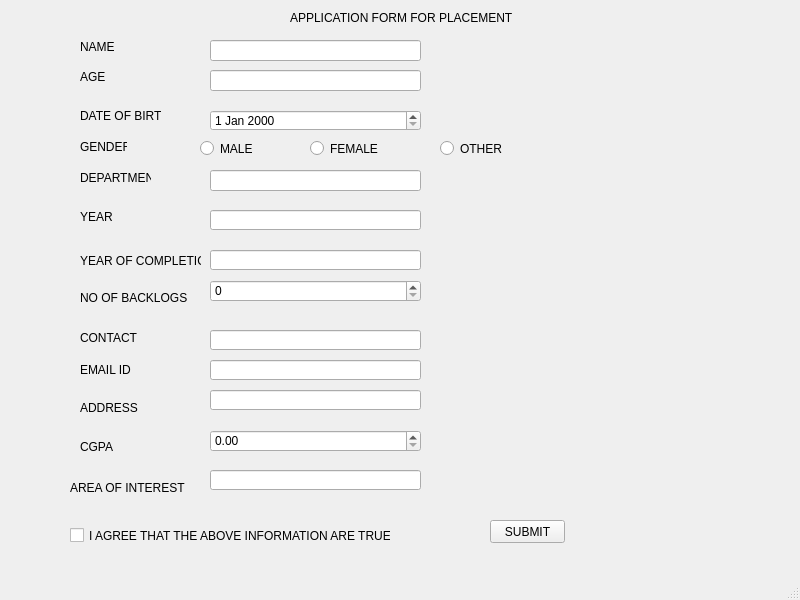
<?xml version="1.0" encoding="UTF-8"?>
<ui version="4.0">
 <class>MainWindow</class>
 <widget class="QMainWindow" name="MainWindow">
  <property name="geometry">
   <rect>
    <x>0</x>
    <y>0</y>
    <width>800</width>
    <height>600</height>
   </rect>
  </property>
  <property name="windowTitle">
   <string>MainWindow</string>
  </property>
  <widget class="QWidget" name="centralwidget">
   <widget class="QLabel" name="label">
    <property name="geometry">
     <rect>
      <x>80</x>
      <y>40</y>
      <width>47</width>
      <height>13</height>
     </rect>
    </property>
    <property name="text">
     <string>NAME</string>
    </property>
   </widget>
   <widget class="QLineEdit" name="lineEdit">
    <property name="geometry">
     <rect>
      <x>210</x>
      <y>40</y>
      <width>211</width>
      <height>21</height>
     </rect>
    </property>
   </widget>
   <widget class="QLabel" name="label_2">
    <property name="geometry">
     <rect>
      <x>80</x>
      <y>70</y>
      <width>47</width>
      <height>13</height>
     </rect>
    </property>
    <property name="text">
     <string>AGE</string>
    </property>
   </widget>
   <widget class="QLineEdit" name="lineEdit_2">
    <property name="geometry">
     <rect>
      <x>210</x>
      <y>70</y>
      <width>211</width>
      <height>21</height>
     </rect>
    </property>
   </widget>
   <widget class="QLabel" name="label_3">
    <property name="geometry">
     <rect>
      <x>80</x>
      <y>100</y>
      <width>81</width>
      <height>31</height>
     </rect>
    </property>
    <property name="text">
     <string>DATE OF BIRTH</string>
    </property>
   </widget>
   <widget class="QDateEdit" name="dateEdit">
    <property name="geometry">
     <rect>
      <x>210</x>
      <y>110</y>
      <width>211</width>
      <height>21</height>
     </rect>
    </property>
   </widget>
   <widget class="QLabel" name="label_4">
    <property name="geometry">
     <rect>
      <x>80</x>
      <y>140</y>
      <width>47</width>
      <height>13</height>
     </rect>
    </property>
    <property name="text">
     <string>GENDER</string>
    </property>
   </widget>
   <widget class="QRadioButton" name="radioButton">
    <property name="geometry">
     <rect>
      <x>200</x>
      <y>140</y>
      <width>82</width>
      <height>17</height>
     </rect>
    </property>
    <property name="text">
     <string>MALE</string>
    </property>
   </widget>
   <widget class="QRadioButton" name="radioButton_2">
    <property name="geometry">
     <rect>
      <x>310</x>
      <y>140</y>
      <width>82</width>
      <height>17</height>
     </rect>
    </property>
    <property name="text">
     <string>FEMALE</string>
    </property>
   </widget>
   <widget class="QRadioButton" name="radioButton_3">
    <property name="geometry">
     <rect>
      <x>440</x>
      <y>140</y>
      <width>82</width>
      <height>17</height>
     </rect>
    </property>
    <property name="text">
     <string>OTHER</string>
    </property>
   </widget>
   <widget class="QLabel" name="label_5">
    <property name="geometry">
     <rect>
      <x>80</x>
      <y>170</y>
      <width>71</width>
      <height>16</height>
     </rect>
    </property>
    <property name="text">
     <string>DEPARTMENT</string>
    </property>
   </widget>
   <widget class="QLineEdit" name="lineEdit_3">
    <property name="geometry">
     <rect>
      <x>210</x>
      <y>170</y>
      <width>211</width>
      <height>21</height>
     </rect>
    </property>
   </widget>
   <widget class="QLabel" name="label_6">
    <property name="geometry">
     <rect>
      <x>80</x>
      <y>210</y>
      <width>47</width>
      <height>13</height>
     </rect>
    </property>
    <property name="text">
     <string>YEAR</string>
    </property>
   </widget>
   <widget class="QLabel" name="label_7">
    <property name="geometry">
     <rect>
      <x>220</x>
      <y>210</y>
      <width>191</width>
      <height>16</height>
     </rect>
    </property>
    <property name="text">
     <string/>
    </property>
   </widget>
   <widget class="QLineEdit" name="lineEdit_4">
    <property name="geometry">
     <rect>
      <x>210</x>
      <y>210</y>
      <width>211</width>
      <height>20</height>
     </rect>
    </property>
   </widget>
   <widget class="QLabel" name="label_8">
    <property name="geometry">
     <rect>
      <x>80</x>
      <y>250</y>
      <width>121</width>
      <height>21</height>
     </rect>
    </property>
    <property name="text">
     <string>YEAR OF COMPLETION</string>
    </property>
   </widget>
   <widget class="QLineEdit" name="lineEdit_5">
    <property name="geometry">
     <rect>
      <x>210</x>
      <y>250</y>
      <width>211</width>
      <height>20</height>
     </rect>
    </property>
   </widget>
   <widget class="QLabel" name="label_9">
    <property name="geometry">
     <rect>
      <x>80</x>
      <y>290</y>
      <width>111</width>
      <height>16</height>
     </rect>
    </property>
    <property name="text">
     <string>NO OF BACKLOGS</string>
    </property>
   </widget>
   <widget class="QSpinBox" name="spinBox">
    <property name="geometry">
     <rect>
      <x>210</x>
      <y>280</y>
      <width>211</width>
      <height>22</height>
     </rect>
    </property>
   </widget>
   <widget class="QLabel" name="label_10">
    <property name="geometry">
     <rect>
      <x>80</x>
      <y>330</y>
      <width>91</width>
      <height>16</height>
     </rect>
    </property>
    <property name="text">
     <string>CONTACT</string>
    </property>
   </widget>
   <widget class="QLineEdit" name="lineEdit_6">
    <property name="geometry">
     <rect>
      <x>210</x>
      <y>330</y>
      <width>211</width>
      <height>20</height>
     </rect>
    </property>
   </widget>
   <widget class="QLabel" name="label_11">
    <property name="geometry">
     <rect>
      <x>80</x>
      <y>360</y>
      <width>61</width>
      <height>20</height>
     </rect>
    </property>
    <property name="text">
     <string>EMAIL ID</string>
    </property>
   </widget>
   <widget class="QLineEdit" name="lineEdit_7">
    <property name="geometry">
     <rect>
      <x>210</x>
      <y>360</y>
      <width>211</width>
      <height>20</height>
     </rect>
    </property>
   </widget>
   <widget class="QLabel" name="label_12">
    <property name="geometry">
     <rect>
      <x>80</x>
      <y>400</y>
      <width>71</width>
      <height>16</height>
     </rect>
    </property>
    <property name="text">
     <string>ADDRESS</string>
    </property>
   </widget>
   <widget class="QLineEdit" name="lineEdit_8">
    <property name="geometry">
     <rect>
      <x>210</x>
      <y>390</y>
      <width>211</width>
      <height>20</height>
     </rect>
    </property>
   </widget>
   <widget class="QLabel" name="label_13">
    <property name="geometry">
     <rect>
      <x>80</x>
      <y>440</y>
      <width>47</width>
      <height>13</height>
     </rect>
    </property>
    <property name="text">
     <string>CGPA</string>
    </property>
   </widget>
   <widget class="QDoubleSpinBox" name="doubleSpinBox">
    <property name="geometry">
     <rect>
      <x>210</x>
      <y>430</y>
      <width>211</width>
      <height>22</height>
     </rect>
    </property>
   </widget>
   <widget class="QLabel" name="label_14">
    <property name="geometry">
     <rect>
      <x>70</x>
      <y>480</y>
      <width>121</width>
      <height>16</height>
     </rect>
    </property>
    <property name="text">
     <string>AREA OF INTEREST</string>
    </property>
   </widget>
   <widget class="QLineEdit" name="lineEdit_9">
    <property name="geometry">
     <rect>
      <x>210</x>
      <y>470</y>
      <width>211</width>
      <height>20</height>
     </rect>
    </property>
   </widget>
   <widget class="QPushButton" name="pushButton">
    <property name="geometry">
     <rect>
      <x>490</x>
      <y>520</y>
      <width>75</width>
      <height>23</height>
     </rect>
    </property>
    <property name="text">
     <string>SUBMIT</string>
    </property>
   </widget>
   <widget class="QCheckBox" name="checkBox">
    <property name="geometry">
     <rect>
      <x>70</x>
      <y>520</y>
      <width>321</width>
      <height>31</height>
     </rect>
    </property>
    <property name="text">
     <string>I AGREE THAT THE ABOVE INFORMATION ARE TRUE</string>
    </property>
   </widget>
   <widget class="QLabel" name="label_15">
    <property name="geometry">
     <rect>
      <x>290</x>
      <y>10</y>
      <width>331</width>
      <height>16</height>
     </rect>
    </property>
    <property name="text">
     <string>APPLICATION FORM FOR PLACEMENT</string>
    </property>
   </widget>
  </widget>
  <widget class="QMenuBar" name="menubar">
   <property name="geometry">
    <rect>
     <x>0</x>
     <y>0</y>
     <width>800</width>
     <height>21</height>
    </rect>
   </property>
  </widget>
  <widget class="QStatusBar" name="statusbar"/>
 </widget>
 <resources/>
 <connections/>
</ui>
